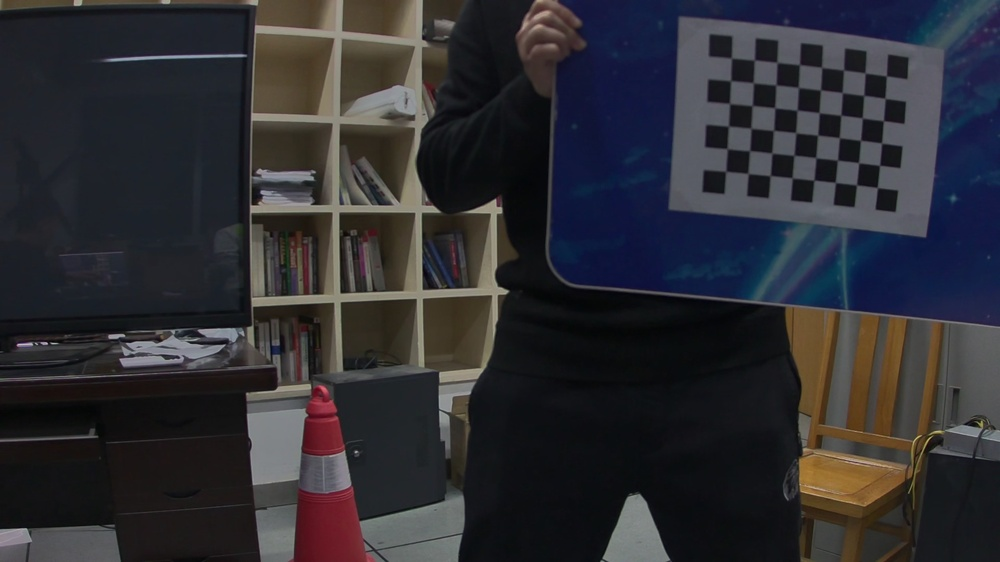
//> input picture Calibration-code/chessboard01.jpg, 1000 x 562 px, shrunk from 1920 x 1080 before the run; its folder holds only this picture in this run
$ ./Calibration   (built with g++ and OpenCV 4)
//> lines starting //> are read from the running program, lines starting //| are printed output that depends on the picture; after the words box and inside, x2 and y2 are one past the last pixel; in counts of white or black regions, pixels touching at a corner belong together
#include <iostream>
#include <opencv2/opencv.hpp>
#include <vector>
using namespace cv;
using namespace std;

int main()
{
    // set the column and row of corners
    int row = 6, col = 8;

    //length of each block is 24.5mm
    float distance = 24.5e-8; // the distance between two adjacent corners

    // A vector used for storing the coordinate in 3-D space
    vector<Point3f> objp;
    for (int j = 0; j < col; ++j)
    {
        for (int i = 0; i < row; ++i)
            objp.push_back(Point3f(i * distance, j * distance, 0));
    }

    // store the corner coordinate of all the pictures
    vector<vector<Point3f>> objpoints; // 3-D points in real world space
    vector<vector<Point2f>> imgpoints; // 2-D points in image plane

    // go through every picture to obtain the corner coordinate of the chessboard
    vector<String> filename;
    glob("chessboard*.jpg", filename, false);
    for (size_t i = 0; i < filename.size(); ++i)
    {
        Mat img = imread(filename[i]);
//> img is the input picture: 562 rows x 1000 cols, CV_8UC3; mean B, G, R 50.7, 45.9, 46.3
        Mat gray;
        cvtColor(img, gray, COLOR_BGR2GRAY);
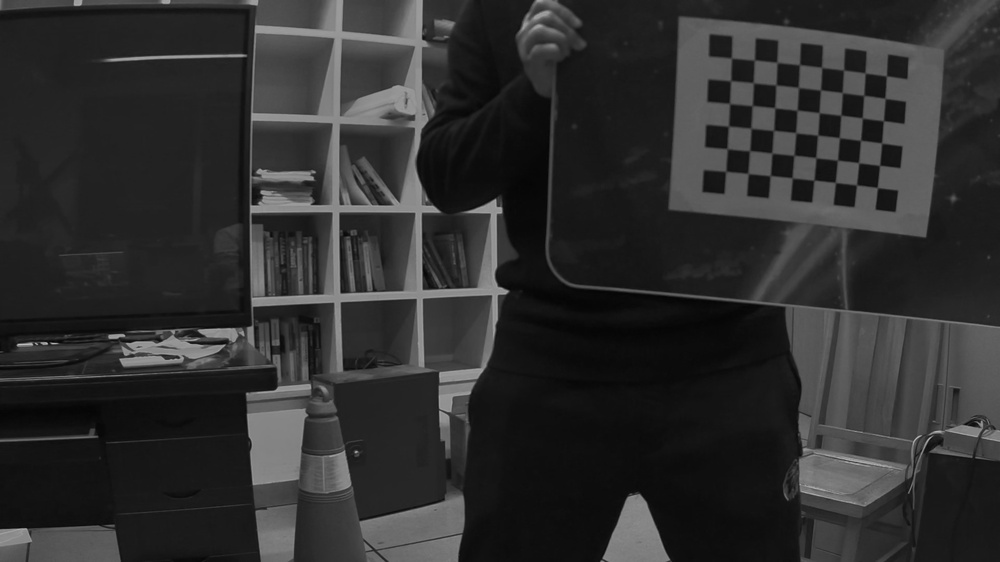
//> gray: 562 rows x 1000 cols, CV_8UC1; min 1, max 193, mean 46.5

        // find the corners of the chessboard
        vector<Point2f> corners;
        bool success_find = findChessboardCorners(gray, Size(row, col), corners);
//> corners = 48 Points (x, y), first 12: [725.8, 171.3], [726.8, 148.4], [728.6, 126.1], [729.5, 103.5], [730.7, 80.55], [731.3, 57.88], [748.3, 173.6], [749.6, 150.6], [750.8, 128.1], [752.2, 105.5], [753.1, 82.58], [754.6, 59.89]; success_find = true

        // if find the corners successfully, store the corner point info
        if (success_find)
        {
            objpoints.push_back(objp);
            cornerSubPix(gray, corners, Size(11, 11), Size(-1, -1), TermCriteria(cv::TermCriteria::EPS + cv::TermCriteria::MAX_ITER, 30, 0.1));
//> corners = 48 Points (x, y), first 12: [725.8, 171.4], [727.3, 148.7], [728.5, 126.1], [729.5, 103.5], [730.7, 80.69], [731.5, 58.03], [748.1, 173.5], [749.6, 150.7], [750.9, 128.3], [752.3, 105.6], [753.4, 82.79], [754.4, 59.99]
            imgpoints.push_back(corners);
//> imgpoints = 1 point lists

            // show the info of the corners
            drawChessboardCorners(img, Size(row, col), corners, success_find);
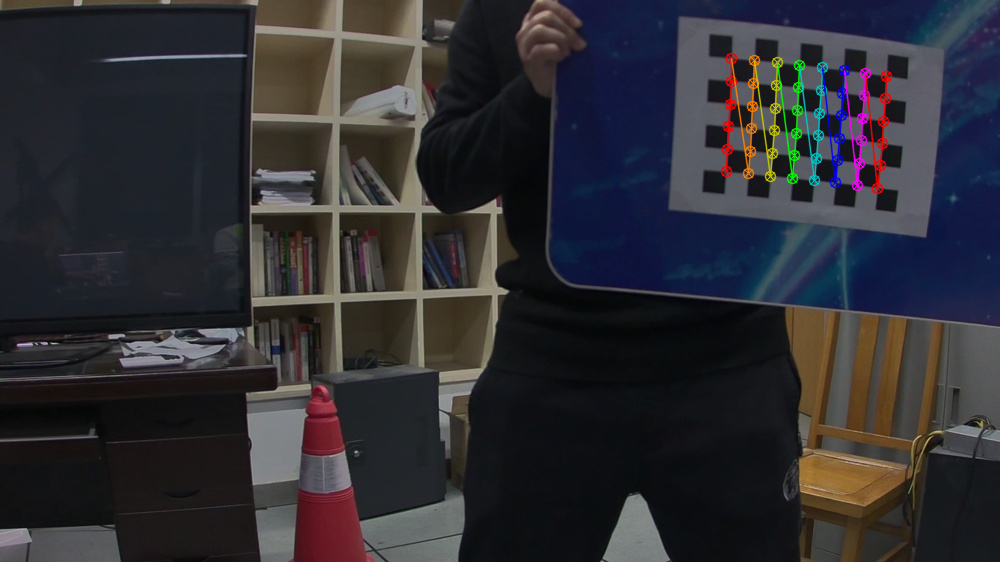
//> img: 562 rows x 1000 cols, CV_8UC3; 1.55% of pixels changed, all inside (x1, y1, x2, y2) = (720, 52, 893, 195)
            imshow("corners", img);
            waitKey(1000);
        }
    }

    Mat img = imread(filename[0]);
    Size img_shape = img.size();

    // calibration
    Mat camera_matrix, dist_coeffs; // intinsic(3*3) and distortion matrix
    vector<Mat> rvecs, trecs;       // rotation and moving vector,both 3*1
    calibrateCamera(objpoints, imgpoints, img_shape, camera_matrix, dist_coeffs, rvecs, trecs);
//> camera_matrix = [[1761.9, 0, 500.7], [0, 1760.6, 282.5], [0, 0, 1]]; dist_coeffs = [-0.547, -5.54, -0.00199, -0.0503, 52.1]

    cout << "camera_matrix" << camera_matrix << endl;
//| camera_matrix[1761.912609126137, 0, 500.7245819651143;
//|  0, 1760.566681946175, 282.4702888356695;
//|  0, 0, 1]
    cout << "dist_coeffs" << dist_coeffs << endl;
//| dist_coeffs[-0.5466058460587945, -5.538480459585148, -0.001993461969076571, -0.05029985423754344, 52.1009223041858]

    Mat after_undistort_img;
    undistort(img,after_undistort_img,camera_matrix,dist_coeffs);
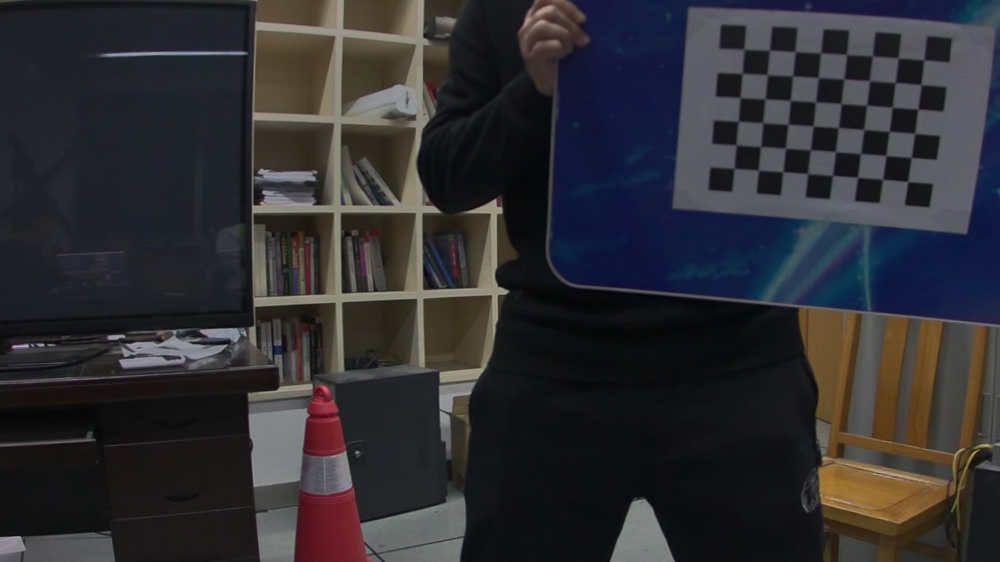
//> after_undistort_img: 562 rows x 1000 cols, CV_8UC3; mean B, G, R 50.2, 46.3, 47.2
    imshow("image",after_undistort_img);
    waitKey(10000);
    destroyAllWindows();//销毁显示窗口
	system("pause");
    return 0;
}

$ run again, on Calibration-code/chessboard05.jpg
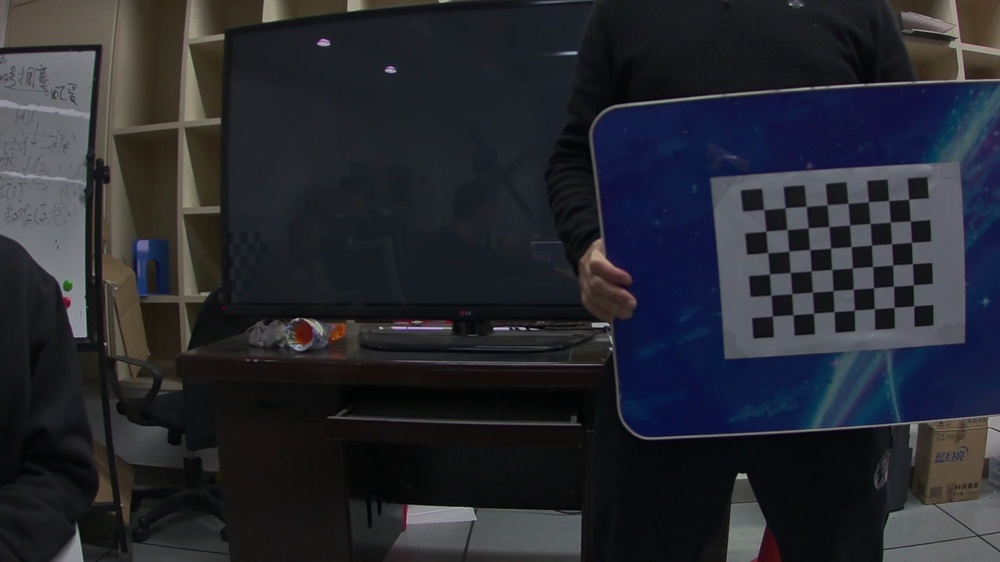
//> input picture Calibration-code/chessboard05.jpg, 1000 x 562 px, shrunk from 1920 x 1080 before the run
//> img is the input picture: 562 rows x 1000 cols, CV_8UC3; mean B, G, R 47.1, 40.2, 38.7
//> `bool success_find = findChessboardCorners(gray, Size(row, col), corner..`: corners = 48 Points (x, y), first 12: [908.8, 199.1], [910.1, 220.8], [911.3, 242.3], [912.4, 263.7], [913.3, 284.7], [913.7, 305.9], [888.8, 200.5], [890.3, 222], [891.7, 243.8], [892.6, 264.9], [893.6, 286.4], [894.1, 307.2]; success_find = true
//> `cornerSubPix(gray, corners, Size(11, 11), Size(-1, -1), TermCriteria(c..`: corners = 48 Points (x, y), first 12: [908.7, 199.2], [910.4, 220.9], [911.5, 242.3], [912.4, 263.7], [913.3, 284.7], [913.7, 305.9], [888.7, 200.6], [890.3, 222.1], [891.6, 243.7], [892.7, 265], [893.5, 286.4], [894, 307.4]
//> imgpoints = 1 point lists
//> `drawChessboardCorners(img, Size(row, col), corners, success_find);`:
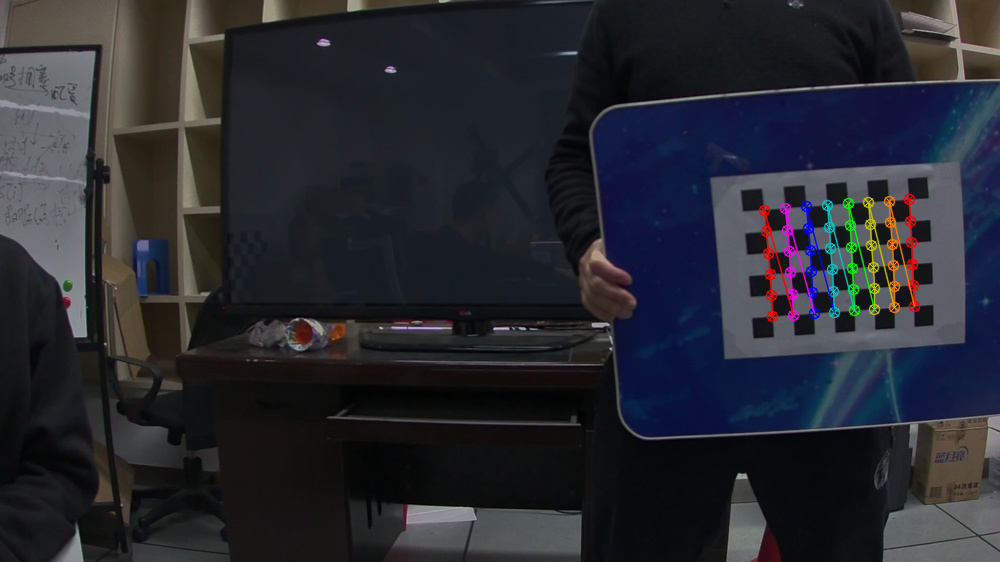
//> img: 562 rows x 1000 cols, CV_8UC3; 1.48% of pixels changed, all inside (x1, y1, x2, y2) = (758, 193, 921, 323)
//> camera_matrix = [[1589.1, 0, 508.4], [0, 1600.6, 279.4], [0, 0, 1]]; dist_coeffs = [0.0506, 0.445, 0.0196, -0.0343, -30.5]
//| camera_matrix[1589.109590035142, 0, 508.4441278711107;
//|  0, 1600.632084508521, 279.4345297039027;
//|  0, 0, 1]
//| dist_coeffs[0.05055328973076928, 0.4454513446727114, 0.01957262925649711, -0.03428337474480001, -30.50434180034838]
//> `undistort(img,after_undistort_img,camera_matrix,dist_coeffs);`:
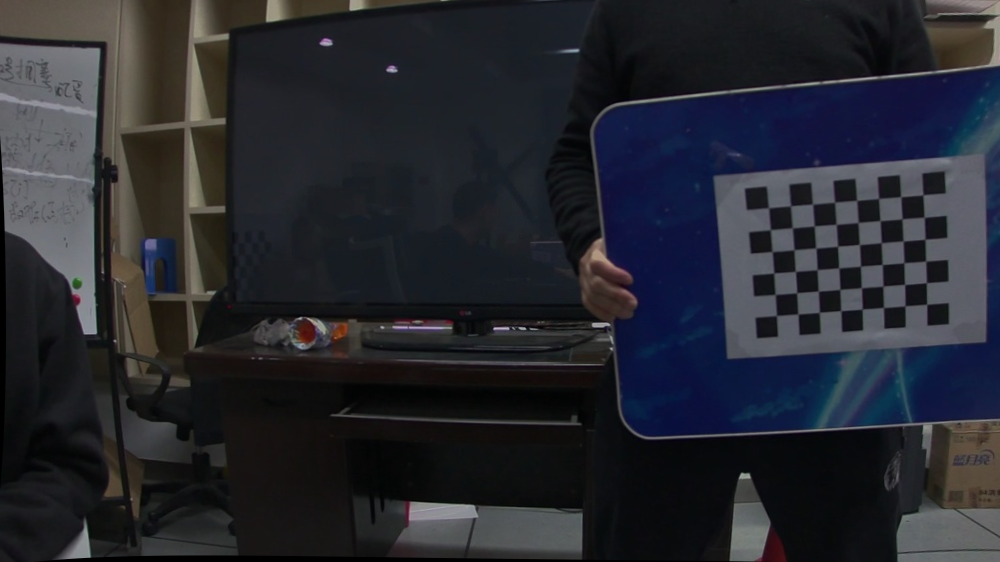
//> after_undistort_img: 562 rows x 1000 cols, CV_8UC3; mean B, G, R 46.7, 39.7, 38.2

$ run again, on Calibration-code/chessboard06.jpg
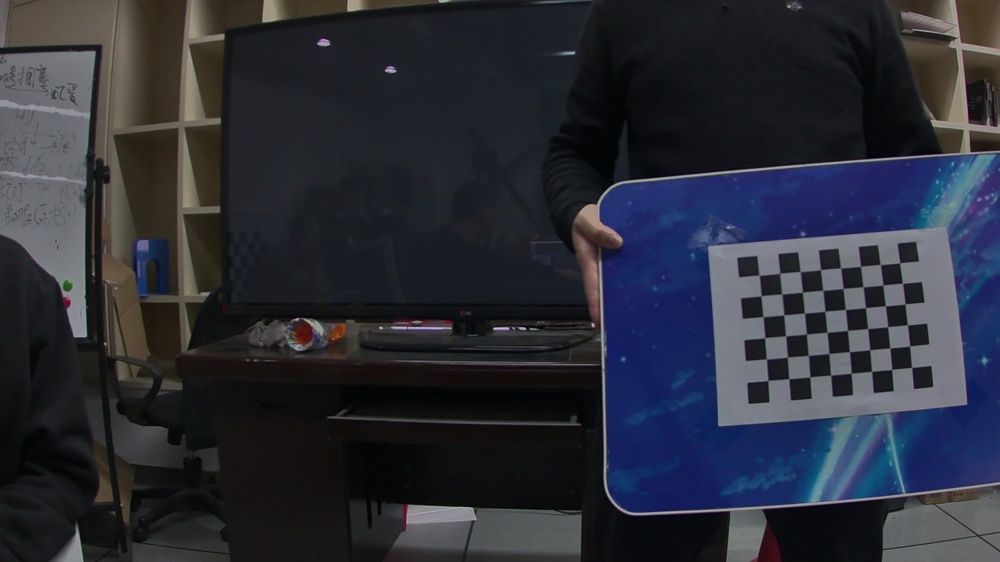
//> input picture Calibration-code/chessboard06.jpg, 1000 x 562 px, shrunk from 1920 x 1080 before the run
//> img is the input picture: 562 rows x 1000 cols, CV_8UC3; mean B, G, R 54.9, 45.2, 42.7
//> `bool success_find = findChessboardCorners(gray, Size(row, col), corner..`: corners = 48 Points (x, y), first 12: [899.6, 262.9], [902.4, 283.1], [905, 304], [907.4, 324.9], [909.7, 345.9], [911.6, 367.4], [880.1, 264.4], [882.9, 285.1], [885.4, 305.8], [887.7, 326.7], [889.8, 347.8], [891.6, 369.4]; success_find = true
//> `cornerSubPix(gray, corners, Size(11, 11), Size(-1, -1), TermCriteria(c..`: corners = 48 Points (x, y), first 12: [899.7, 262.8], [902.5, 283.2], [905, 304], [907.4, 324.8], [909.6, 346], [911.6, 367.4], [880.3, 264.5], [882.9, 285.1], [885.4, 305.8], [887.7, 326.7], [889.8, 348], [891.7, 369.4]
//> imgpoints = 1 point lists
//> `drawChessboardCorners(img, Size(row, col), corners, success_find);`:
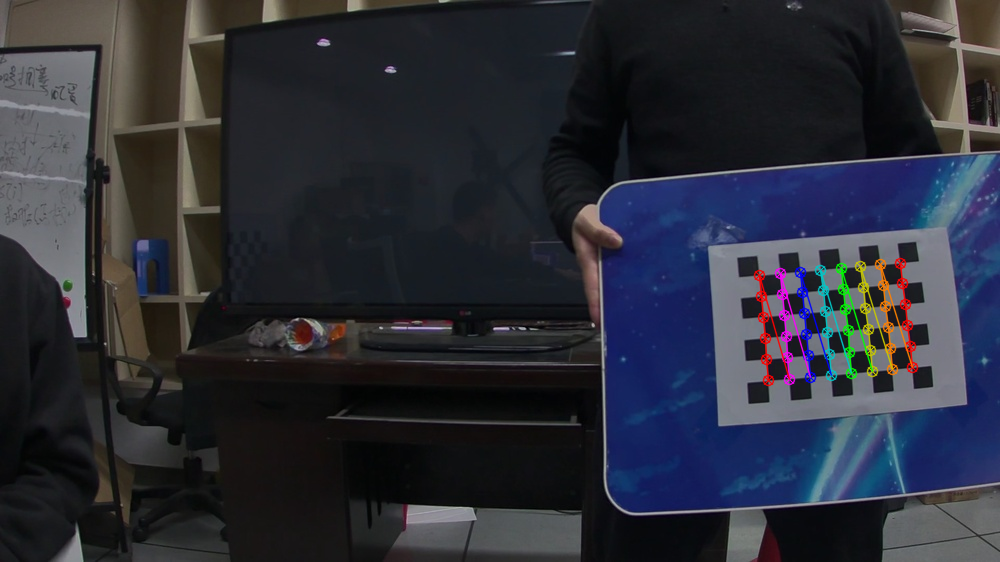
//> img: 562 rows x 1000 cols, CV_8UC3; 1.48% of pixels changed, all inside (x1, y1, x2, y2) = (753, 257, 919, 387)
//> camera_matrix = [[1658.1, 0, 511.2], [0, 1682.6, 278.4], [0, 0, 1]]; dist_coeffs = [-0.271, -2.43, 0.0169, -0.0511, 1.09]
//| camera_matrix[1658.065539441343, 0, 511.1726613890952;
//|  0, 1682.584874058473, 278.3935807722258;
//|  0, 0, 1]
//| dist_coeffs[-0.2706567736077338, -2.431673383202035, 0.01685140777075796, -0.05109817540859006, 1.088914334115747]
//> `undistort(img,after_undistort_img,camera_matrix,dist_coeffs);`:
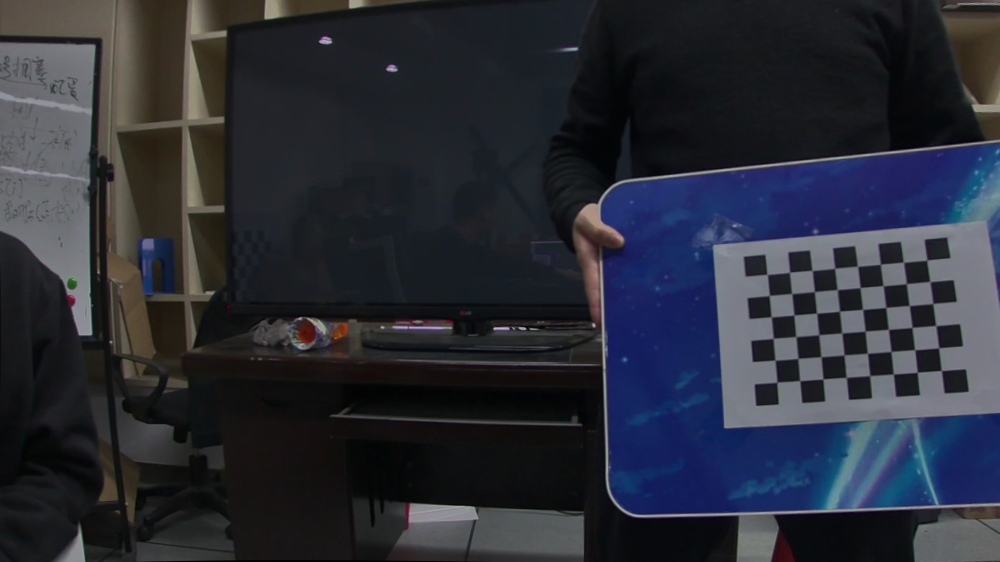
//> after_undistort_img: 562 rows x 1000 cols, CV_8UC3; mean B, G, R 54.4, 44.7, 42

$ run again, on Calibration-code/chessboard07.jpg
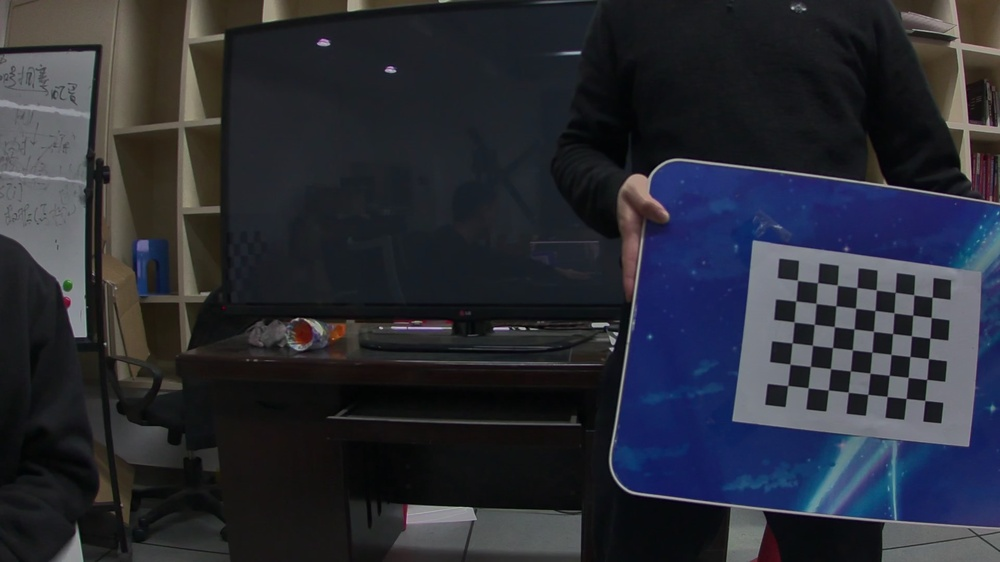
//> input picture Calibration-code/chessboard07.jpg, 1000 x 562 px, shrunk from 1920 x 1080 before the run
//> img is the input picture: 562 rows x 1000 cols, CV_8UC3; mean B, G, R 52.5, 43.8, 41.6
//> `bool success_find = findChessboardCorners(gray, Size(row, col), corner..`: corners = 48 Points (x, y), first 12: [787.8, 385.4], [789.9, 364.1], [792.1, 342.7], [794, 322], [795.8, 301], [797.5, 280.4], [808.1, 387.7], [810.4, 366.4], [812.4, 345.2], [814.1, 324.4], [816, 303.4], [817.5, 282.6]; success_find = true
//> `cornerSubPix(gray, corners, Size(11, 11), Size(-1, -1), TermCriteria(c..`: corners = 48 Points (x, y), first 12: [787.7, 385.5], [790, 364.2], [792.2, 342.8], [794.1, 322], [795.8, 301], [797.5, 280.4], [808.1, 387.8], [810.4, 366.4], [812.4, 345.3], [814.4, 324.4], [816, 303.4], [817.5, 282.7]
//> imgpoints = 1 point lists
//> `drawChessboardCorners(img, Size(row, col), corners, success_find);`:
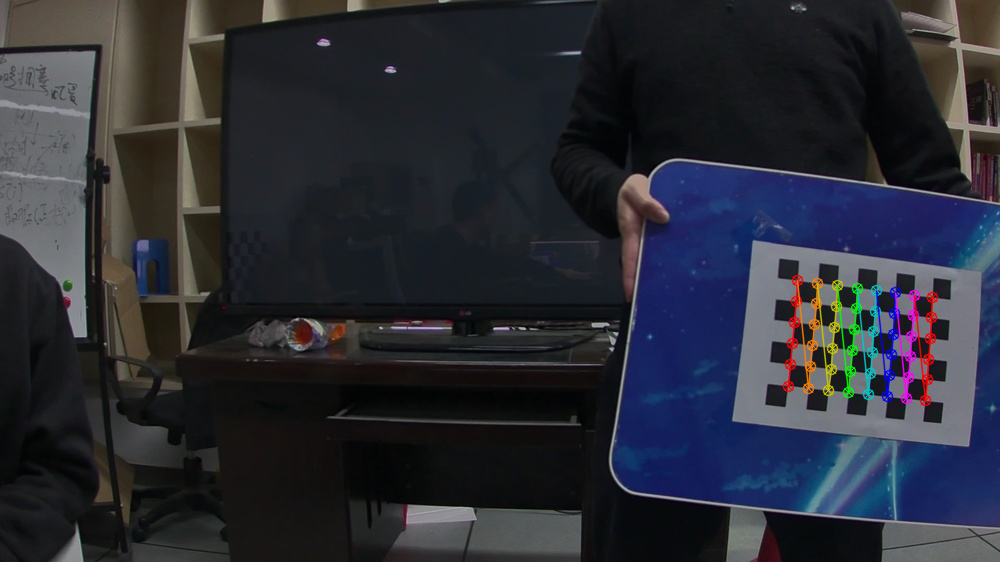
//> img: 562 rows x 1000 cols, CV_8UC3; 1.47% of pixels changed, all inside (x1, y1, x2, y2) = (782, 274, 939, 407)
//> camera_matrix = [[712.5, 0, 502.4], [0, 716, 280.7], [0, 0, 1]]; dist_coeffs = [-0.089, -0.211, -0.00672, -0.0115, 0.213]
//| camera_matrix[712.4612015978975, 0, 502.39620773989;
//|  0, 715.977421208121, 280.71063105953;
//|  0, 0, 1]
//| dist_coeffs[-0.08895715370439139, -0.2114702948162575, -0.006716682445654309, -0.01150622993430563, 0.2132592225702578]
//> `undistort(img,after_undistort_img,camera_matrix,dist_coeffs);`:
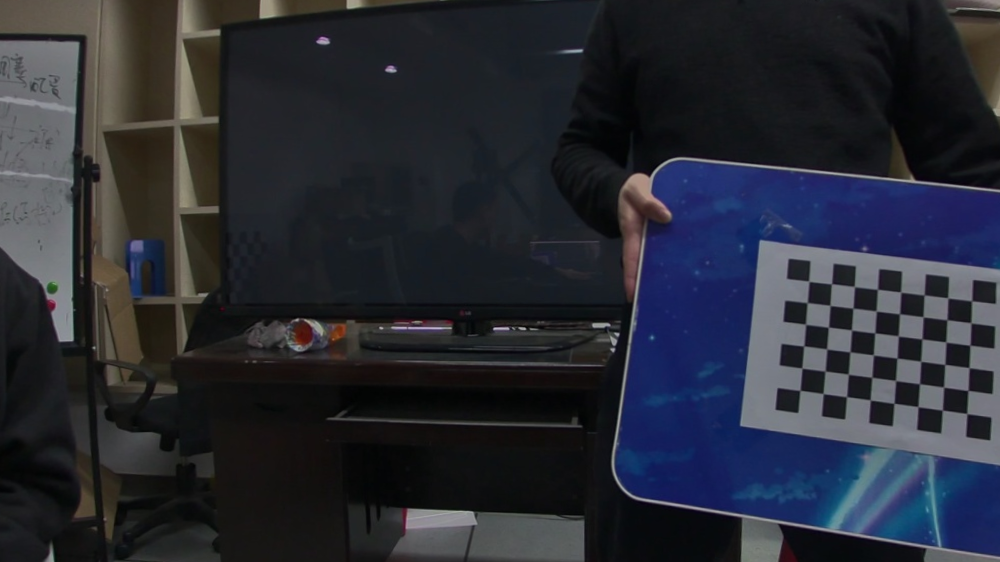
//> after_undistort_img: 562 rows x 1000 cols, CV_8UC3; mean B, G, R 51.8, 42.7, 40.2
